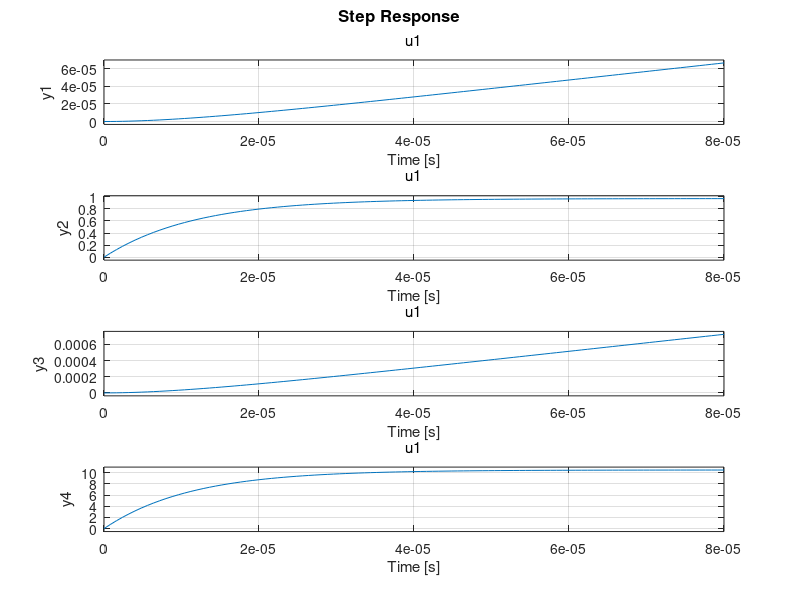

Source code (MATLAB):
clc
clear all

Caf=22.5e3; Car=22.5e3; m=0.538; Vx=2; lf=0.0979; lr=0.0926; Iz=0.004676;

 
a = [0, 1, 0, 0;...
           0, -(2*Caf+2*Car)/(m*Vx), 0, -Vx-(2*lf*Caf-2*lr*Car)/(m*Vx);...
           0, 0, 0, 1;...
           0, -(2*lf*Caf-2*lr*Car)/(Iz*Vx), 0, -(2*((lf)^2)*Caf+2*((lr)^2)*Car)/(Iz*Vx)];

b = [0; (2*Caf)/m; 0; (2*lf*Caf)/Iz];

c=eye(4);

d=zeros(4,1);

sys=ss(a,b,c,d)

step(sys)
